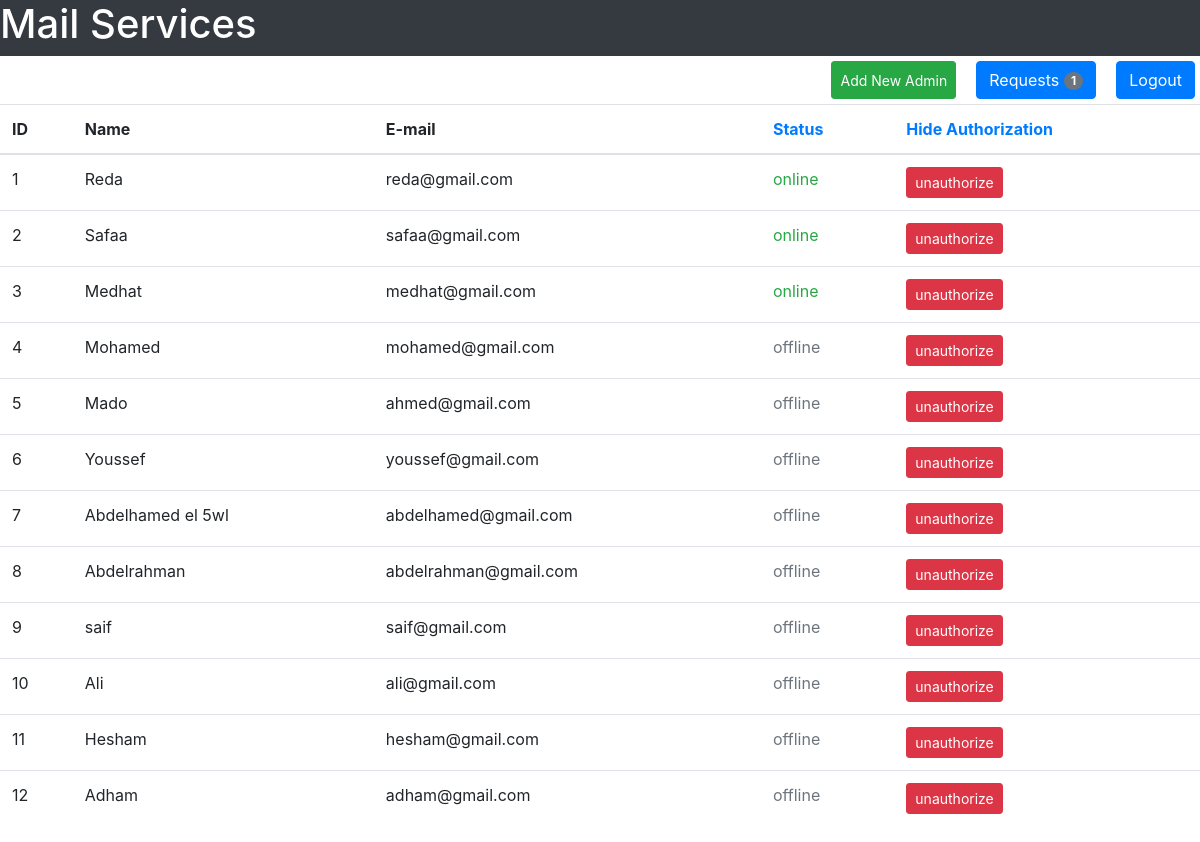
Before: /admin/main-page with the older database file.
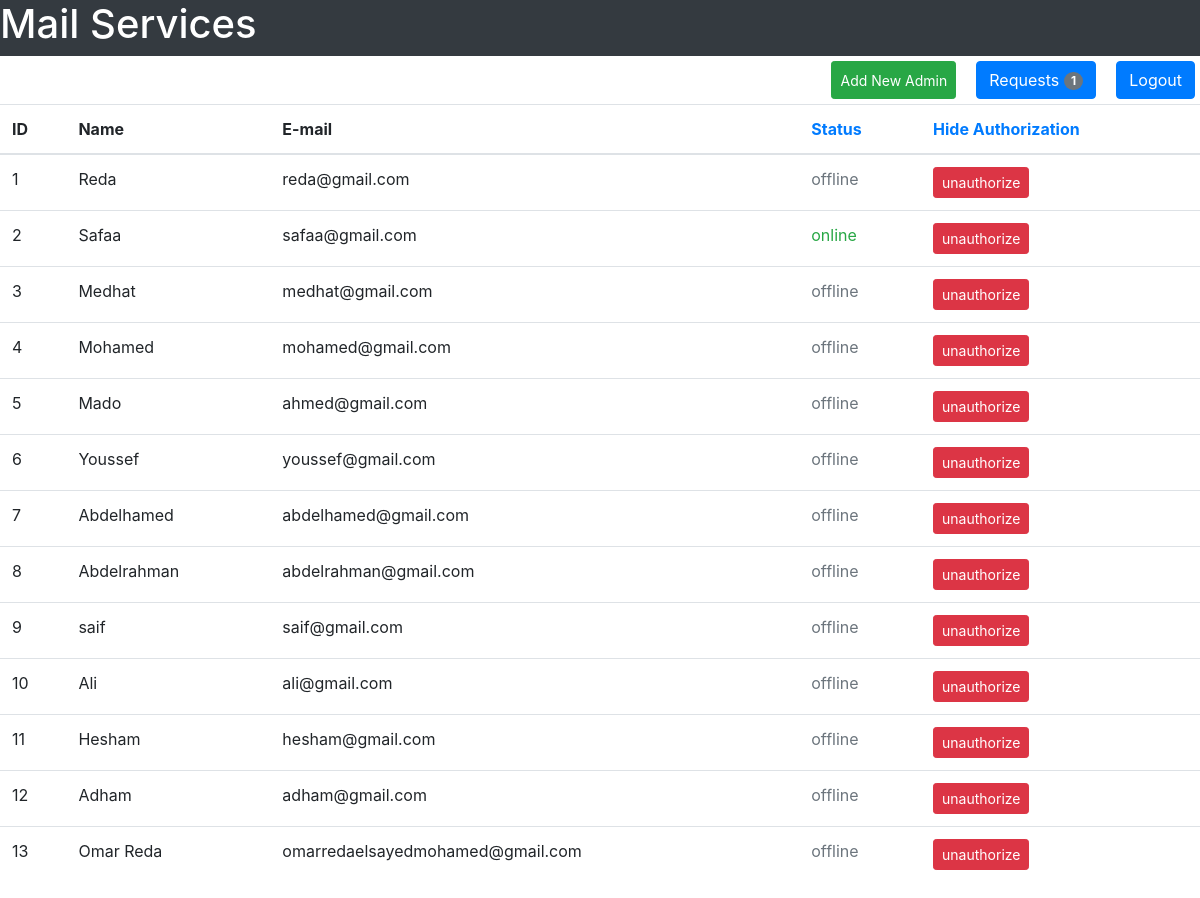
After: the same page with the newer database file.
### tables this page shows
CREATE TABLE user(user_id INTEGER PRIMARY KEY, user_name TEXT NOT NULL, user_email TEXT NOT NULL, user_password TEXT  NOT NULL, user_gender TEXT NOT NULL, user_date_of_birth TEXT NOT NULL, user_city TEXT NOT NULL, user_country TEXT NOT NULL, user_contact INTEGER, user_account_creation_date TEXT NOT NULL, user_active INTEGER DEFAULT 0 CHECK(user_active == 1 OR user_active == 0), UNIQUE(user_email));

### Admin/admins.py (the view)
@admin_bp.route("/admin/main-page")
def admin_page():
    sqlite_connection = sqlite3.connect("MAIL_DB.db")
    check_unauthorized_query = """SELECT user_email FROM unauthorize;"""
    db_unauthorized_mails = sqlite_connection.execute(check_unauthorized_query)
    un_authorized_mails = []
    for mail in db_unauthorized_mails:
        un_authorized_mails.append(mail[0])
    select_all_users = """SELECT user_id, user_name, user_email, user_active FROM user;"""
    db_all_users = sqlite_connection.execute(select_all_users)
    user_data = {}
    all_users = []
    for user in db_all_users:
        user_data["user_id"] = user[0]
        user_data["user_name"] = user[1]
        user_data["user_email"] = user[2]
        user_data["user_status"] = user[3]
        user_data["user_authorized"] = True
        for mail in un_authorized_mails:
            if mail == user[2]:
                user_data["user_authorized"] = False
                break
        all_users.append(user_data)
        user_data = {}
        waiting_requests = get_all_waiting_requests()
    return render_template("admin_templates/admin.html", all_users = all_users, waiting_requests = waiting_requests)

### Admin/admins.py (called while the page is built)
def get_all_waiting_requests():
    sqlite_connection = sqlite3.connect("MAIL_DB.db")
    select_query = """SELECT waiting_id FROM waiting_list;"""
    db_all_requests = sqlite_connection.execute(select_query)
    counter = 0
    for req in db_all_requests:
        counter += 1
    sqlite_connection.close()
    return counter

### Admin/templates/admin_templates/admin.html (shortened to what this page needs)
<!DOCTYPE html>
<html lang = "en">
    <head>
        <link rel="stylesheet" href="https://maxcdn.bootstrapcdn.com/bootstrap/4.5.2/css/bootstrap.min.css">
    </head>
    <body>
        <div class = "container-fluid">
            <div class = "row bg-dark text-white">
                <h1>Mail Services</h1>
            </div>
            <div class = "row">
                <div class = "row" style = "margin-left: auto;margin-top: 5px;margin-bottom: 5px;">
                        <button class = "btn btn-success btn-sm" style = "margin-right: 20px;" data-toggle = "modal" data-target = "#adminForm">Add New Admin</button>
                        <a href = "{{url_for('admin_bp.waiting_requests')}}" style = "margin-right: 20px;" class = "btn btn-primary">Requests <span class = "badge badge-pill badge-secondary" id = "waitingRequests"> {{waiting_requests}}</span></a>
                        <a href = "{{url_for('forms_bp.login_form_page')}}" class = "btn btn-primary" style = "margin-right: 20px;">Logout</a>
                    </div>
                <table class = "table">
                    <thead>
                        <tr>
                            <th>ID</th>
                            <th>Name</th>
                            <th>E-mail</th>
                            <th><a href = "#" class = "text-primary" id = "statusButton">Status</a></th>
                            <th><a href = "#" class = "text-primary" id = "showAuthorizationButton">Hide Authorization</a></th>
                        </tr>
                    </thead>
                    <tbody>
                        {% for user in all_users:%}
                        <tr>
                            <td>{{user["user_id"]}}</td>
                            <td>{{user["user_name"]}}</td>
                            <td id = "userMail">{{user["user_email"]}}</td>
                            {% if user["user_status"] == 1 %}
                                <td class = "text-success" id = "userStatus">online</td>
                            {% else %}
                                <td class = "text-secondary" id = "userStatus">offline</td>
                            {% endif %}
                            {% if user["user_authorized"] == True %}
                                <td><a href = "{{url_for('admin_bp.admin_unauthorize', user_mail = user['user_email'])}}" class = "btn btn-danger btn-sm" id = "authorizationButton">unauthorize</a></td>
                            {% else %}
                                <td><a href = "{{url_for('admin_bp.admin_authorize', user_mail = user['user_email'])}}" class = "btn btn-success btn-sm" id = "authorizationButton">authorize</a></td>
                            {% endif %}
                        </tr>
                        {% endfor %}
                    </tbody>
                </table>
            </div>
        </div>
    </body>
</html>

Changed rows visible on the page:
changed user "Reda": text "online" → "offline"
changed user "Medhat": text "online" → "offline"
changed user "abdelhamed@gmail.com": user_name "Abdelhamed el 5wl" → "Abdelhamed"
added user: user_id "13", user_name "Omar Reda", user_email "omarredaelsayedmohamed@gmail.com", shows "offline"
